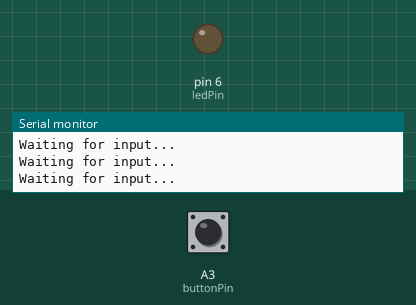
Bench run of a sketch on a simulated Arduino Uno, built with avr-gcc and run on an emulated ATmega328P. Parts: output pins drawn as LEDs (lit = HIGH), the last lines printed to the serial monitor. Dashed ring = blinking. Inputs (shaded band) come from the test bench; at power-on: A3 (buttonPin) LOW. WiFi joins after 1.5 s; servers stay silent unless stated; uploads are accepted with an empty reply.

Above: at 2.7 s.
2.8 s: A3 (buttonPin) pulled HIGH for 0.15 s
At 4.5 s:
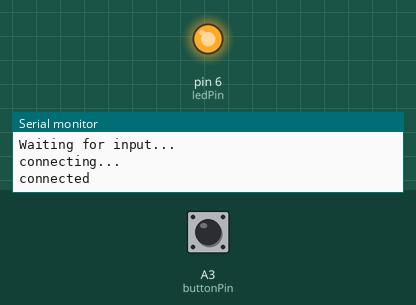
5.9 s: A3 (buttonPin) pulled HIGH for 1 s
8.9 s: A3 (buttonPin) pulsed HIGH 5 times (0.12 s each, 0.3 s apart)
13.4 s: A3 (buttonPin) pulled HIGH for 3.2 s
At 17.4 s:
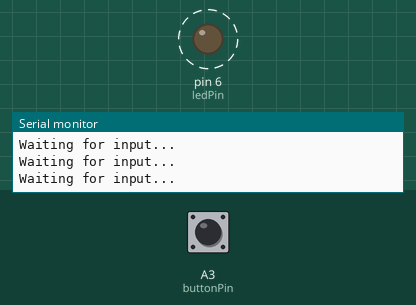
Timing chart, 0 to 18.9 s (numbered marks = the images above; inputs shaded):
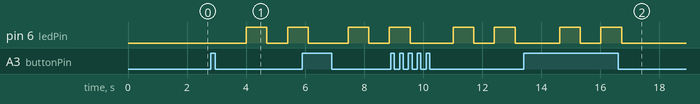

The sketch:

sketch02.ino
```cpp
/*
  This sketch waits for an INPUT and then
  connects to the internet and prints
  the Arduino logo stored in WeMake's wiki

  To run this sketch you need:
  > Arduino UNO
  > Arduino Ethernet Shield v2
  > Tinkerkit LED module connected to OUT6
  > Tinkerkit BUTTON module connected to IN3

  edited by WeMake 2017
  based on work by
  David A. Mellis
  Tom Igoe
  Adrian McEwen
 */

#include <SPI.h>
#include <Ethernet2.h>

// Enter a MAC address for your controller below.
// Newer Ethernet shields have a MAC address printed on a sticker on the shield
byte mac[] = { 0x90, 0xA2, 0xDA, 0x00, 0x00, 0x00 };
// if you don't want to use DNS (and reduce your sketch size)
// use the numeric IP instead of the name for the server:
//IPAddress server(74,125,232,128);  // numeric IP for Google (no DNS)
char server[] = "wiki.wemake.cc";    // name address for WeMake's wiki (using DNS)

// Set the static IP address to use if the DHCP fails to assign
IPAddress ip(192, 168, 0, 177);

// Initialize the Ethernet client library
// with the IP address and port of the server
// that you want to connect to (port 80 is default for HTTP):
EthernetClient client;

// connect the LED to pin OUT6
#define ledPin 6

// connect the button to pin IN3
#define buttonPin A3

// flag to check if it's connected
boolean isConnected;

void setup() {
  // Open serial communications and wait for port to open:
  Serial.begin(9600);
  while (!Serial) {
    ; // wait for serial port to connect. Needed for Leonardo only
  }

  // set ledPin as OUTPUT
  pinMode(ledPin, OUTPUT);

  // start the Ethernet connection:
  if (Ethernet.begin(mac) == 0) {
    Serial.println("Failed to configure Ethernet using DHCP");
    // no point in carrying on, so do nothing forevermore:
    // try to congifure using IP address instead of DHCP:
    Ethernet.begin(mac, ip);
  }
}

void loop()
{
  // if not connected to server wait for input
  if(isConnected==false){
    Serial.println("Waiting for input...");

    // if button pressed then connect
    if(digitalRead(buttonPin)==HIGH){
      connect();
    }
  }

  // if there are incoming bytes available
  // from the server, read them and print them:
  if (client.available()) {
    char c = client.read();
    Serial.print(c);
  }

  if(isConnected==true){
    // if the server's disconnected, stop the client:
    if (!client.connected()) {
      Serial.println();
      Serial.println("disconnecting.");
      client.stop();
      isConnected = false;
    }
  }
}


// function to connect to server
void connect(){
  // give the Ethernet shield a second to initialize:
  delay(1000);
  Serial.println("connecting...");

  // if you get a connection, report back via serial:
  if (client.connect(server, 80)) {
    isConnected = true;
    Serial.println("connected");
    // Make a HTTP request:
    client.println("GET /w/success.txt HTTP/1.1");
    client.println("Host: wiki.wemake.cc");
    client.println("Connection: close");
    client.println();

    // Blink the LED when connected to server
    digitalWrite(ledPin, HIGH);
    delay(700);
    digitalWrite(ledPin, LOW);
    delay(700);
    digitalWrite(ledPin, HIGH);
    delay(700);
    digitalWrite(ledPin, LOW);
  }
  else {
    // if you didn't get a connection to the server:
    Serial.println("connection failed");
  }
}
```

Measured:
- after the input at 2.8 s, pin 6 (ledPin): LOW → HIGH after 1.2 s, → LOW 0.70 s later, → HIGH 0.70 s later
- after the input at 13.4 s, pin 6 (ledPin): alternates HIGH for 0.70 s and LOW for 0.70 s, 4 changes in all, then stays LOW, starting after 1.2 s
